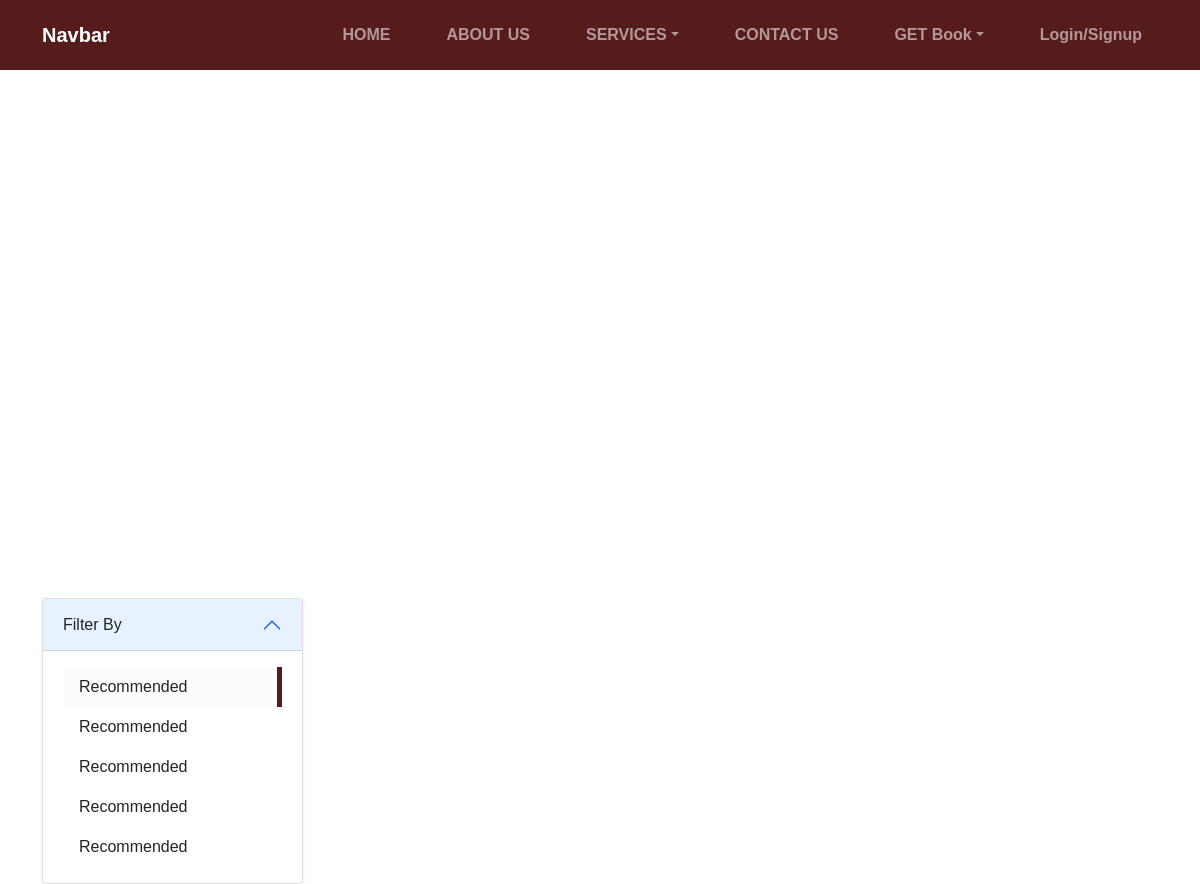
The page /store/ on the database as committed earlier.
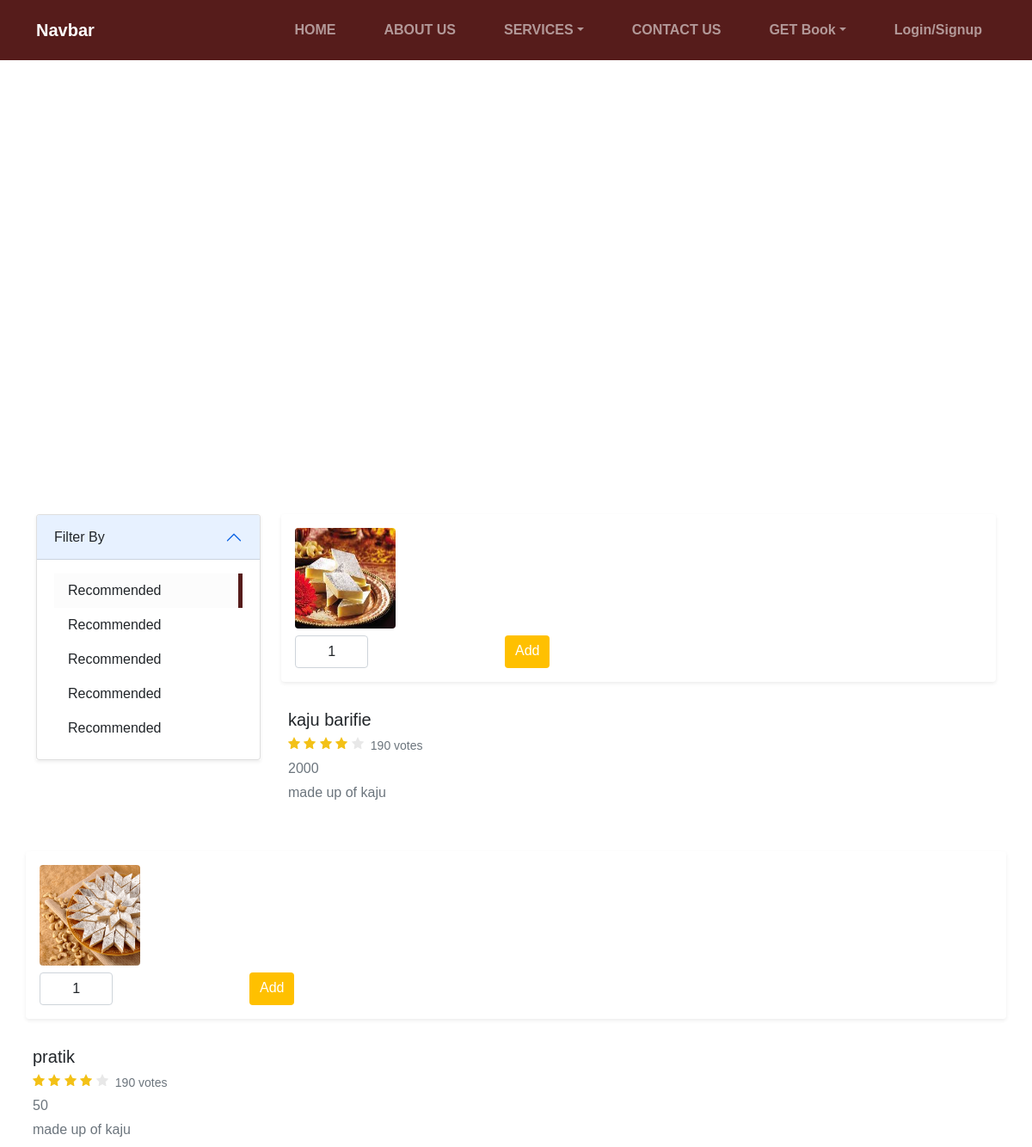
The same page on the database as committed later.
### store/models.py (models this page shows, shortened)
class product(models.Model):
    name = models.CharField(max_length=1000)
    image = models.ImageField(upload_to='media/product/images')
    price = models.IntegerField()
    dis = models.CharField( max_length=500)

### store/views.py (the view)
# urls.py: path('', view_store, name='view_store'),
def view_store(request):
    data = product.objects.all()
    return render(request, 'store.html', {'data' : data})

### templates/store.html (shortened to what this page needs)
{% extends 'base.html' %}
{% block content %}
    <section class="store-hero">
    </section>
    <div class="container">
        <div class="row">
            <div class="col-md-3">
                <div class="accordion mt-5 shadow-sm" id="accordionExample">
                    <div class="accordion-item">
                        <h2 class="accordion-header" id="headingOne">
                            <button class="accordion-button text-dark" type="button" data-bs-toggle="collapse"
                                data-bs-target="#collapseOne" aria-expanded="true" aria-controls="collapseOne">
                                Filter By
                            </button>
                        </h2>
                        <div id="collapseOne" class="accordion-collapse collapse show" aria-labelledby="headingOne"
                            data-bs-parent="#accordionExample">
                            <div class="accordion-body d-flex flex-column">
                                <div class="filter-item active">Recommended</div>
                                <div class="filter-item">Recommended</div>
                                <div class="filter-item">Recommended</div>
                                <div class="filter-item">Recommended</div>
                                <div class="filter-item">Recommended</div>
                            </div>
                        </div>
                    </div>
                </div>
            </div>
            <div class="col-md-9">
                {% for i in data %}
                <div class="card shadow-sm mt-5 mb-4 flex-row gap-2">
                    <div class=" d-flex flex-column gap-2">
                        <img class=" card-img-top"
                            src="{{ i.image.url }}"
                            alt="Card image cap">
                            <div class="d-flex">
                                <div>
                                    {% if i.unit_details.all|length >= 2 %}
                                        <a class="btn btn-primary" id="add_to" onclick="openModal({{ i.id }})">Add</a>
                                    {% else %}
                                    <input type="text" style="width: 35%;
                                    text-align: center;
                                    margin-right: 11px;" id="{{ i.id }}" name="qty" id="qty" class="form-control" value="1">  </div>
                                        <a onclick="add_to_cart({{ i.id }})" class="btn btn-primary">Add</a>
                                    {% endif %}
                                </div>
                            </div>
                    </div>
                    <div class="card-body">
                        <h5 class="card-title mb-0">{{ i.name }}</h5>
                        <div class="rating-stars mb-1 d-flex align-items-center">
                            <div>
                            </div>
                            <small class="text-muted ms-2 d-block mt-2"> 190 votes</small>
                        </div>
                        <span class="text-muted d-block mb-1">{{ i.price }}</span>
                        <p class="card-text text-muted">{{ i.dis }}
                        </p>
                    </div>
                </div>
                {% endfor %}
            </div>
        </div>
    </div>
{% endblock content %}

### templates/base.html (shortened to what this page needs)
{% load static %}
<!doctype html>
<html lang="en">
    <link rel="stylesheet" href="https://cdnjs.cloudflare.com/ajax/libs/font-awesome/6.1.1/css/all.min.css"
 />
    <link href="https://cdn.jsdelivr.net/npm/bootstrap@5.1.3/dist/css/bootstrap.min.css" rel="stylesheet"
>
    <link type="text/css" rel="stylesheet" href="{% static 'styles.css' %}">
</head>
    <nav class="navbar navbar-expand-lg navbar-dark">
        <div class="container">
            <a class="navbar-brand" href="#">Navbar</a>
            <div class="collapse navbar-collapse justify-content-end" id="navbarTogglerDemo02">
                <ul class="navbar-nav gap-4 mb-2 mb-lg-0">
                    <li class="nav-item px-2">
                        <a class="nav-link " aria-current="page" href="#">HOME</a>
                    </li>
                    <li class="nav-item px-2">
                        <a class="nav-link" href="#">ABOUT US</a>
                    </li>
                    <li class="nav-item px-2 dropdown">
                        <a class="nav-link dropdown-toggle" href="#" id="navbarDropdown" role="button"
                            data-bs-toggle="dropdown" aria-expanded="false">SERVICES</a>
                    </li>
                    <li class="nav-item px-2">
                        <a class="nav-link" href="#">CONTACT US</a>
                    </li>
                    <li class="nav-item px-2 dropdown">
                        <a class="nav-link dropdown-toggle" href="#" id="navbarDropdown" role="button"
                            data-bs-toggle="dropdown" aria-expanded="false">GET Book</a>
                    </li>
                    {% if user.is_authenticated %}
                        <li class="nav-item px-2">
                            <a class="nav-link" href="{% url 'account' %}">Account</a>
                        </li>
                    {% else %}
                        <li class="nav-item px-2">
                            <a class="nav-link" href="{% url 'login' %}">Login/Signup</a>
                        </li>
                    {% endif %}
                </ul>
            </div>
        </div>
    </nav>
<body>
{% block content %}
{% endblock content %}
</body>

### static/styles.css (style rules this page uses)
*, *::after, *::before { box-sizing: 0; }
:root { --yellow-bg: #ffc000; --chocolate-bg: #561c1b; }
body { margin: 0; padding: 0; font-family: "Ralway", sans-serif; }
.navbar { background-color: var(--chocolate-bg) !important; }
.navbar-brand { font-weight: bold; }
.nav-item { font-weight: 600; line-height: 1em; border-radius: 999px; transition: background-color 0.3s ease; }
.store-hero { position: relative; height: 60vh; }
.store-hero::before { content: ""; background-image: url("http://vaibhavfoods.in/wp-content/uploads/2020/02/Hotel.jpg?id=1319"); background-repeat: no-repeat; background-size: cover; position: absolute; top: 0; left: 0; right: 0; height: 60vh; }
.filter-item { padding: 0.5rem 1.5rem 0.5rem 1rem; transition: all 0.3s ease; cursor: pointer; }
.filter-item.active, .filter-item:hover { background-color: #fcfcfc; border-right: 5px solid var(--chocolate-bg); }
@media only screen and (min-width: 992px) { .navbar { height: 70px; } }
.btn { background-color: var(--yellow-bg); transition: background-color 0.3s ease; color: white; border: none; }
.card { border: none; padding: 1em; }
.card-body { padding: 0.5rem; }
.card .card-img-top { height: 117px; width: 117px; border-radius: 0.25rem; overflow: hidden; }

Rows that differ between the two databases and show on the page:
added product: image (picture), qty "1", name "kaju barifie", price "2000", dis "made up of kaju"
added product: image (picture), name "pratik", price "50", dis "made up of kaju"
